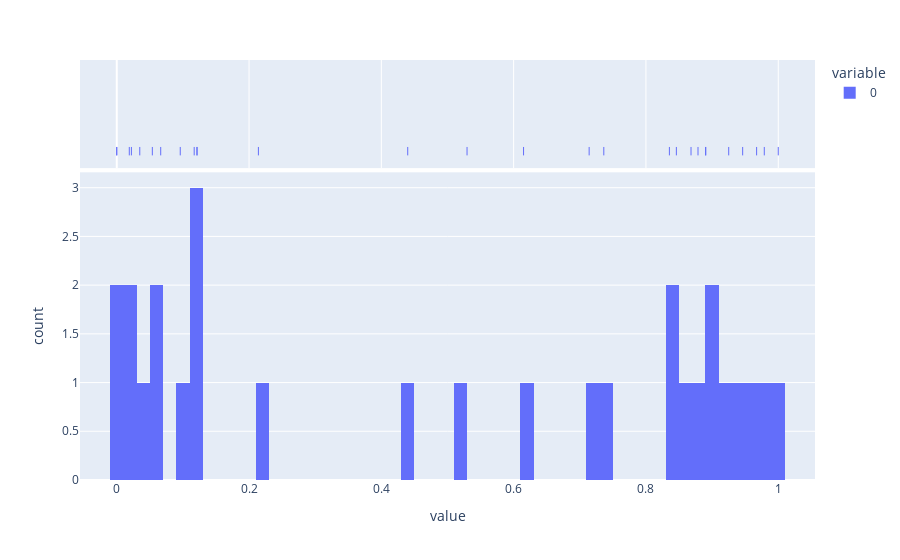
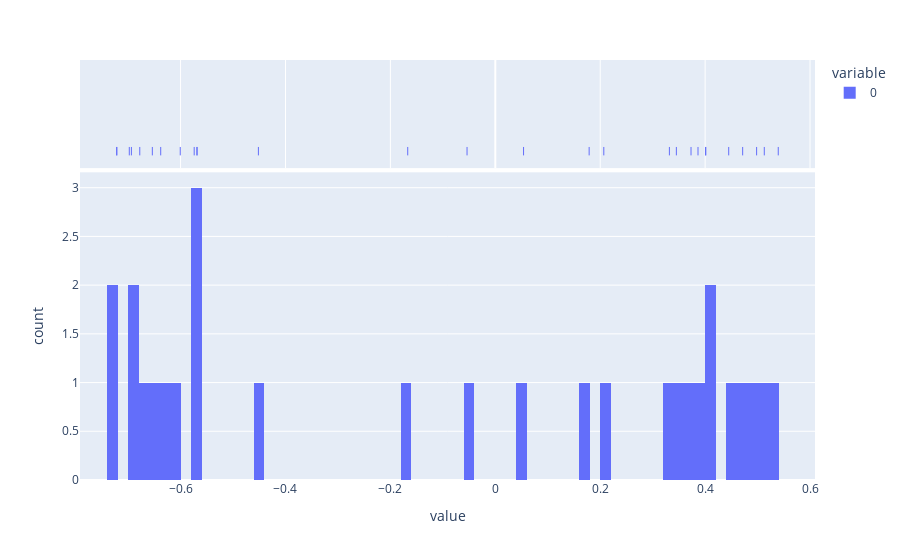
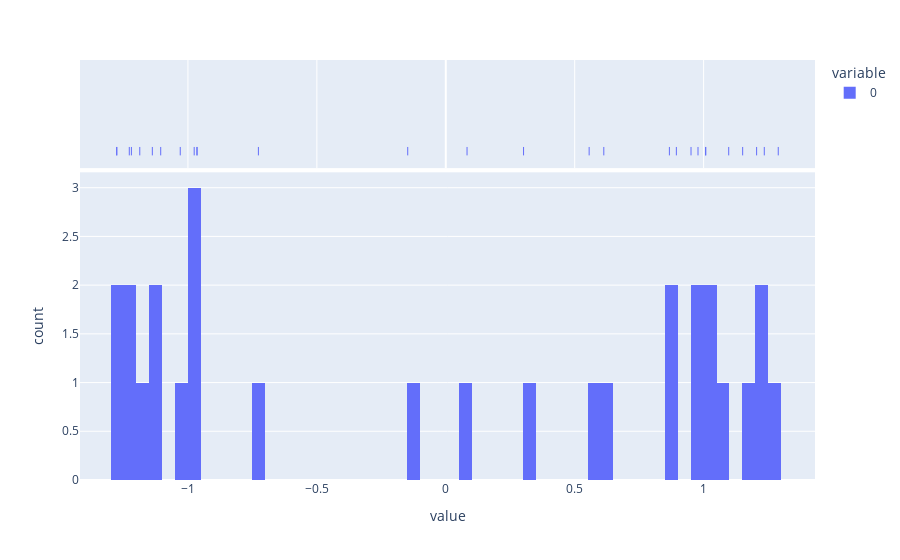
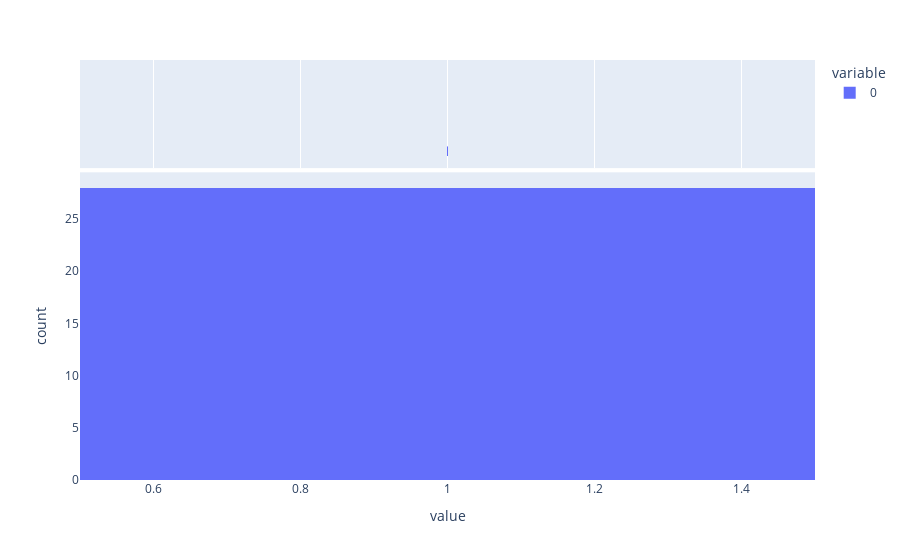

The cell these charts' notebook holds for them, in order:
### Code cell
# Test many scaler, to see who behaves as we desire
from sklearn.preprocessing import MinMaxScaler,RobustScaler,StandardScaler, Normalizer, MaxAbsScaler,QuantileTransformer, PowerTransformer

scalers = [MinMaxScaler(),RobustScaler(), StandardScaler(), Normalizer(), MaxAbsScaler(), QuantileTransformer(), PowerTransformer()]
vs = vs.reshape(-1, 1)
for scaler in scalers:
    print(f">>> Trying scaler: {scaler}")
    scaled_vs = scaler.fit_transform(vs)
    print(scaled_vs)
    plot(scaled_vs)
    print(f"Min-Dist-Pair metric returned {min_dist_pair(scaled_vs)}")

### Figure 1 — Plotly figure (JSON) as saved in the notebook; plotly's stock layout.template omitted (floating-point values rounded to 4 significant figures)
{"data": [{"alignmentgroup": "True", "bingroup": "x", "hovertemplate": "variable=0<br>value=%{x}<br>count=%{y}<extra></extra>", "legendgroup": "0", "marker": {"color": "#636efa"}, "name": "0", "nbinsx": 100, "offsetgroup": "0", "orientation": "v", "showlegend": true, "type": "histogram", "x": [0.9673, 0.9251, 0.1213, 0.1213, 0.846, 0.615, 0.2141, 0.7363, 0.8903, 0.06646, 0.03481, 0, 0.09599, 0.8903, 0.02215, 0.8787, 0.01899, 0.9789, 1, 0.1171, 0.9462, 0.7141, 0.5295, 0.8354, 0.0538, 0, 0.8681, 0.4399], "xaxis": "x", "yaxis": "y"}, {"alignmentgroup": "True", "boxpoints": "all", "fillcolor": "rgba(255,255,255,0)", "hoveron": "points", "hovertemplate": "variable=0<br>value=%{x}<extra></extra>", "jitter": 0, "legendgroup": "0", "line": {"color": "rgba(255,255,255,0)"}, "marker": {"color": "#636efa", "symbol": "line-ns-open"}, "name": "0", "offsetgroup": "0", "showlegend": false, "type": "box", "x": [0.9673, 0.9251, 0.1213, 0.1213, 0.846, 0.615, 0.2141, 0.7363, 0.8903, 0.06646, 0.03481, 0, 0.09599, 0.8903, 0.02215, 0.8787, 0.01899, 0.9789, 1, 0.1171, 0.9462, 0.7141, 0.5295, 0.8354, 0.0538, 0, 0.8681, 0.4399], "xaxis": "x2", "yaxis": "y2"}], "layout": {"barmode": "relative", "legend": {"title": {"text": "variable"}, "tracegroupgap": 0}, "margin": {"t": 60}, "xaxis": {"anchor": "y", "domain": [0, 1], "title": {"text": "value"}}, "xaxis2": {"anchor": "y2", "domain": [0, 1], "matches": "x", "showgrid": true, "showticklabels": false}, "yaxis": {"anchor": "x", "domain": [0, 0.7326], "title": {"text": "count"}}, "yaxis2": {"anchor": "x2", "domain": [0.7426, 1], "matches": "y2", "showgrid": false, "showline": false, "showticklabels": false, "ticks": ""}}}

### Figure 2 — Plotly figure (JSON) as saved in the notebook; plotly's stock layout.template omitted (floating-point values rounded to 4 significant figures)
{"data": [{"alignmentgroup": "True", "bingroup": "x", "hovertemplate": "variable=0<br>value=%{x}<br>count=%{y}<extra></extra>", "legendgroup": "0", "marker": {"color": "#636efa"}, "name": "0", "nbinsx": 100, "offsetgroup": "0", "orientation": "v", "showlegend": true, "type": "histogram", "x": [0.4982, 0.445, -0.5687, -0.5687, 0.3452, 0.05387, -0.4516, 0.2069, 0.4011, -0.6378, -0.6778, -0.7216, -0.6006, 0.4011, -0.6937, 0.3864, -0.6977, 0.5128, 0.5394, -0.574, 0.4716, 0.1789, -0.05387, 0.3319, -0.6538, -0.7216, 0.3731, -0.1669], "xaxis": "x", "yaxis": "y"}, {"alignmentgroup": "True", "boxpoints": "all", "fillcolor": "rgba(255,255,255,0)", "hoveron": "points", "hovertemplate": "variable=0<br>value=%{x}<extra></extra>", "jitter": 0, "legendgroup": "0", "line": {"color": "rgba(255,255,255,0)"}, "marker": {"color": "#636efa", "symbol": "line-ns-open"}, "name": "0", "offsetgroup": "0", "showlegend": false, "type": "box", "x": [0.4982, 0.445, -0.5687, -0.5687, 0.3452, 0.05387, -0.4516, 0.2069, 0.4011, -0.6378, -0.6778, -0.7216, -0.6006, 0.4011, -0.6937, 0.3864, -0.6977, 0.5128, 0.5394, -0.574, 0.4716, 0.1789, -0.05387, 0.3319, -0.6538, -0.7216, 0.3731, -0.1669], "xaxis": "x2", "yaxis": "y2"}], "layout": {"barmode": "relative", "legend": {"title": {"text": "variable"}, "tracegroupgap": 0}, "margin": {"t": 60}, "xaxis": {"anchor": "y", "domain": [0, 1], "title": {"text": "value"}}, "xaxis2": {"anchor": "y2", "domain": [0, 1], "matches": "x", "showgrid": true, "showticklabels": false}, "yaxis": {"anchor": "x", "domain": [0, 0.7326], "title": {"text": "count"}}, "yaxis2": {"anchor": "x2", "domain": [0.7426, 1], "matches": "y2", "showgrid": false, "showline": false, "showticklabels": false, "ticks": ""}}}

### Figure 3 — Plotly figure (JSON) as saved in the notebook; plotly's stock layout.template omitted (floating-point values rounded to 4 significant figures)
{"data": [{"alignmentgroup": "True", "bingroup": "x", "hovertemplate": "variable=0<br>value=%{x}<br>count=%{y}<extra></extra>", "legendgroup": "0", "marker": {"color": "#636efa"}, "name": "0", "nbinsx": 100, "offsetgroup": "0", "orientation": "v", "showlegend": true, "type": "histogram", "x": [1.206, 1.097, -0.9649, -0.9649, 0.8943, 0.3016, -0.7267, 0.6129, 1.008, -1.106, -1.187, -1.276, -1.03, 1.008, -1.219, 0.9782, -1.227, 1.235, 1.289, -0.9757, 1.151, 0.556, 0.08244, 0.8673, -1.138, -1.276, 0.9511, -0.1476], "xaxis": "x", "yaxis": "y"}, {"alignmentgroup": "True", "boxpoints": "all", "fillcolor": "rgba(255,255,255,0)", "hoveron": "points", "hovertemplate": "variable=0<br>value=%{x}<extra></extra>", "jitter": 0, "legendgroup": "0", "line": {"color": "rgba(255,255,255,0)"}, "marker": {"color": "#636efa", "symbol": "line-ns-open"}, "name": "0", "offsetgroup": "0", "showlegend": false, "type": "box", "x": [1.206, 1.097, -0.9649, -0.9649, 0.8943, 0.3016, -0.7267, 0.6129, 1.008, -1.106, -1.187, -1.276, -1.03, 1.008, -1.219, 0.9782, -1.227, 1.235, 1.289, -0.9757, 1.151, 0.556, 0.08244, 0.8673, -1.138, -1.276, 0.9511, -0.1476], "xaxis": "x2", "yaxis": "y2"}], "layout": {"barmode": "relative", "legend": {"title": {"text": "variable"}, "tracegroupgap": 0}, "margin": {"t": 60}, "xaxis": {"anchor": "y", "domain": [0, 1], "title": {"text": "value"}}, "xaxis2": {"anchor": "y2", "domain": [0, 1], "matches": "x", "showgrid": true, "showticklabels": false}, "yaxis": {"anchor": "x", "domain": [0, 0.7326], "title": {"text": "count"}}, "yaxis2": {"anchor": "x2", "domain": [0.7426, 1], "matches": "y2", "showgrid": false, "showline": false, "showticklabels": false, "ticks": ""}}}

### Figure 4 — Plotly figure (JSON) as saved in the notebook; plotly's stock layout.template omitted (floating-point values rounded to 4 significant figures)
{"data": [{"alignmentgroup": "True", "bingroup": "x", "hovertemplate": "variable=0<br>value=%{x}<br>count=%{y}<extra></extra>", "legendgroup": "0", "marker": {"color": "#636efa"}, "name": "0", "nbinsx": 100, "offsetgroup": "0", "orientation": "v", "showlegend": true, "type": "histogram", "x": [1, 1, 1, 1, 1, 1, 1, 1, 1, 1, 1, 1, 1, 1, 1, 1, 1, 1, 1, 1, 1, 1, 1, 1, 1, 1, 1, 1], "xaxis": "x", "yaxis": "y"}, {"alignmentgroup": "True", "boxpoints": "all", "fillcolor": "rgba(255,255,255,0)", "hoveron": "points", "hovertemplate": "variable=0<br>value=%{x}<extra></extra>", "jitter": 0, "legendgroup": "0", "line": {"color": "rgba(255,255,255,0)"}, "marker": {"color": "#636efa", "symbol": "line-ns-open"}, "name": "0", "offsetgroup": "0", "showlegend": false, "type": "box", "x": [1, 1, 1, 1, 1, 1, 1, 1, 1, 1, 1, 1, 1, 1, 1, 1, 1, 1, 1, 1, 1, 1, 1, 1, 1, 1, 1, 1], "xaxis": "x2", "yaxis": "y2"}], "layout": {"barmode": "relative", "legend": {"title": {"text": "variable"}, "tracegroupgap": 0}, "margin": {"t": 60}, "xaxis": {"anchor": "y", "domain": [0, 1], "title": {"text": "value"}}, "xaxis2": {"anchor": "y2", "domain": [0, 1], "matches": "x", "showgrid": true, "showticklabels": false}, "yaxis": {"anchor": "x", "domain": [0, 0.7326], "title": {"text": "count"}}, "yaxis2": {"anchor": "x2", "domain": [0.7426, 1], "matches": "y2", "showgrid": false, "showline": false, "showticklabels": false, "ticks": ""}}}
